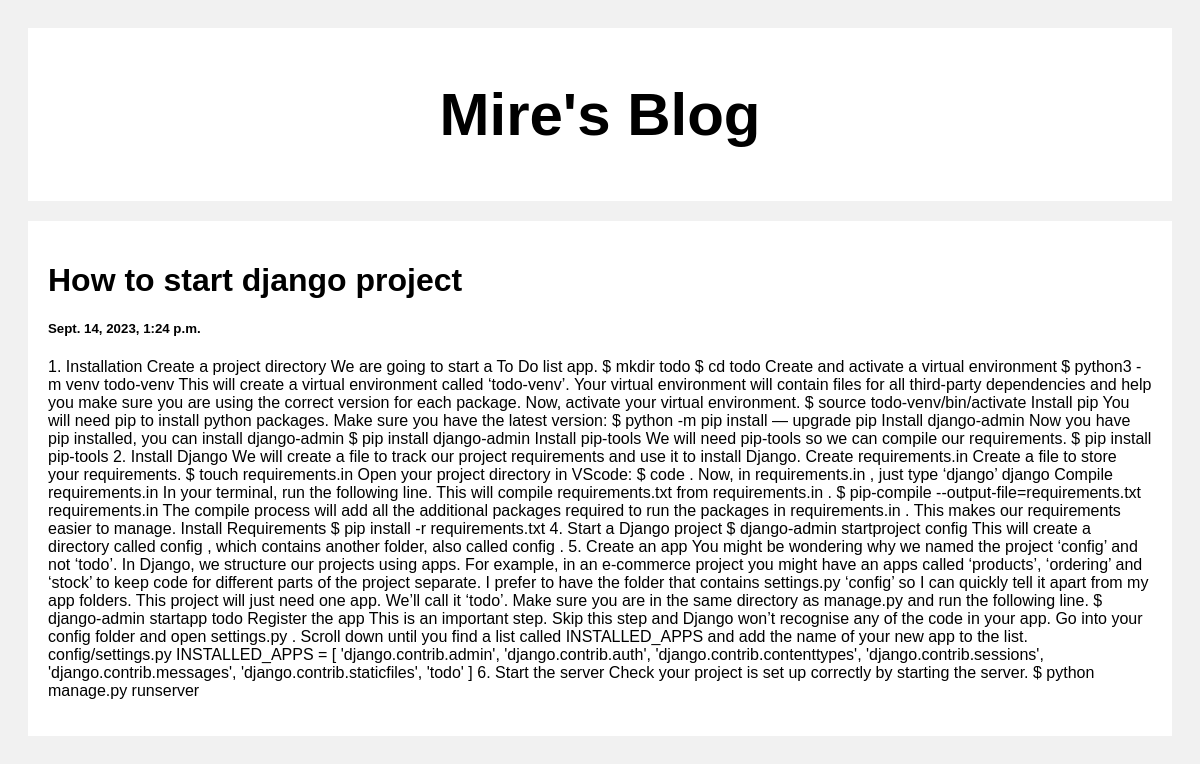
Screenshot of /post/2 with the database file from the repository.
### posts/models.py (models this page shows)
class Post(models.Model):
    title = models.CharField(max_length=100)
    body = models.TextField()
    createdAt = models.DateTimeField(default = datetime.now, blank=True)

### posts/views.py (the view)
# urls.py: path('post/<int:pk>', views.post, name = 'post')
def post(request, pk):
    post = Post.objects.get(id=pk)
    context = {
        'post' : post
    }
    return render(request, 'posts/post.html', context)

### posts/templates/posts/post.html (shortened to what this page needs)
<!DOCTYPE html>
<html lang="en">
<head>
</head>
<body>
    <div class="header">
        <h2>Mire's Blog</h2>
    </div>
    <div class="row">
        <div class="leftcolumn">
            <div class="card">
                <h1>{{post.title}}</h1>
                <h5>{{post.createdAt}}</h5>
                <p>{{post.body}}</p>
            </div>
        </div>
    </div>
</body>
</html>

### posts/templates/posts/post.html (style rules this page uses)
* { box-sizing: border-box; }
body { font-family: Arial; padding: 20px; background: #f1f1f1; }
.header { padding: 2px; font-size: 40px; text-align: center; background: white; }
.leftcolumn { float: left; width: 100%; }
.card { background: white; padding: 20px; margin-top: 20px; }
.row::after { content: ''; display: table; clear: both; }

### rows the page displays
Post: title "How to start django project", createdAt "Sept. 14, 2023, 1:24 p.m.", body "1. Installation Create a project directory We are going to start a To Do list app. $ mkdir todo $ cd todo Create and activate a virtual environment $ python3 -m venv todo-venv This will create a virtual environment called ‘todo-venv’. Your virtual environment will contain files for all third-party dependencies and help you make sure you are using the correct version for each package. Now, activate your virtual environment. $ source todo-venv/bin/activate Install pip You will need pip to install python packages. Make sure you have the latest version: $ python -m pip install — upgrade pip Install django-admin Now you have pip installed, you can install django-admin $ pip install django-admin…"
